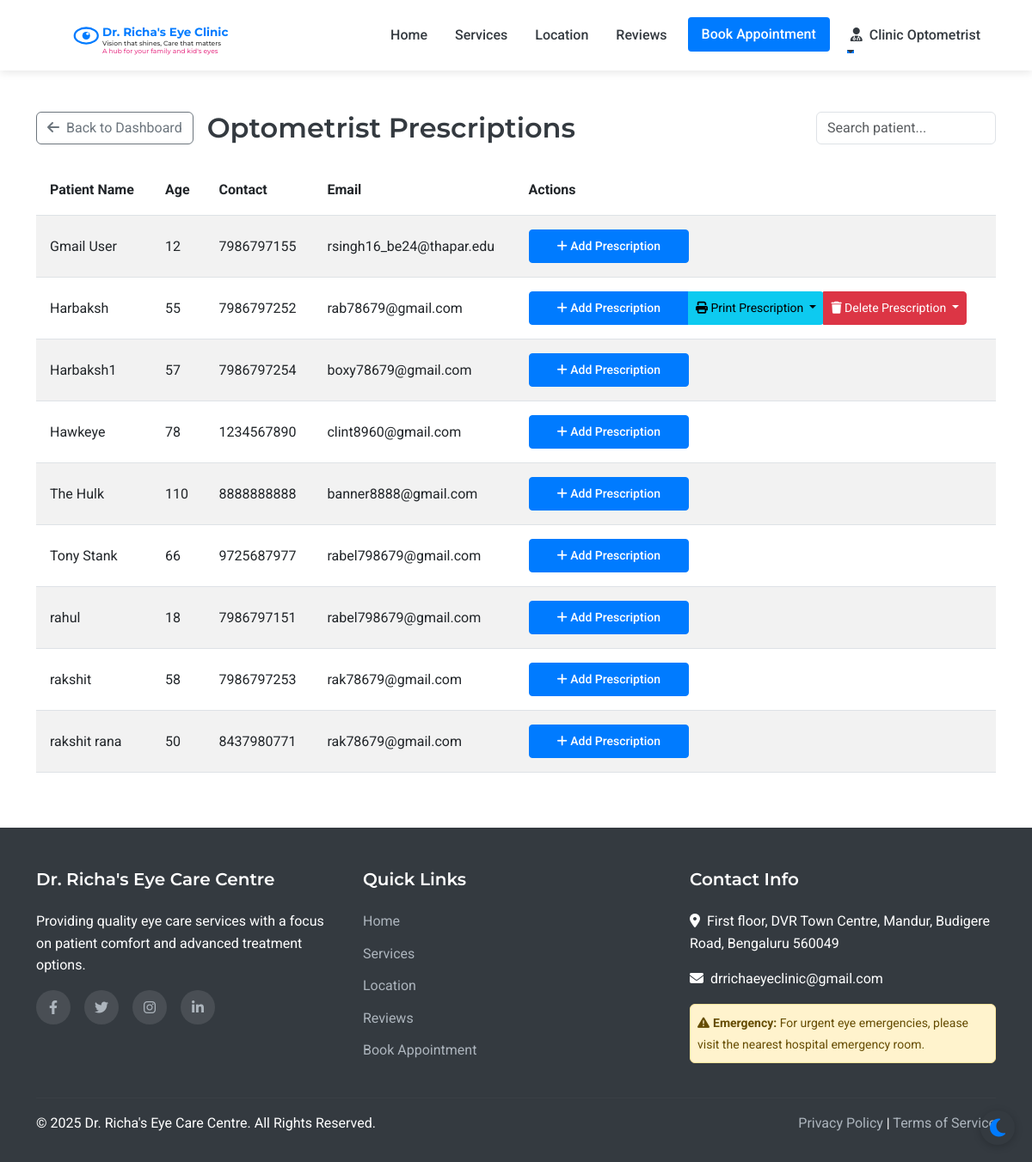
The app's page /assistant/prescriptions (signed in), older data.
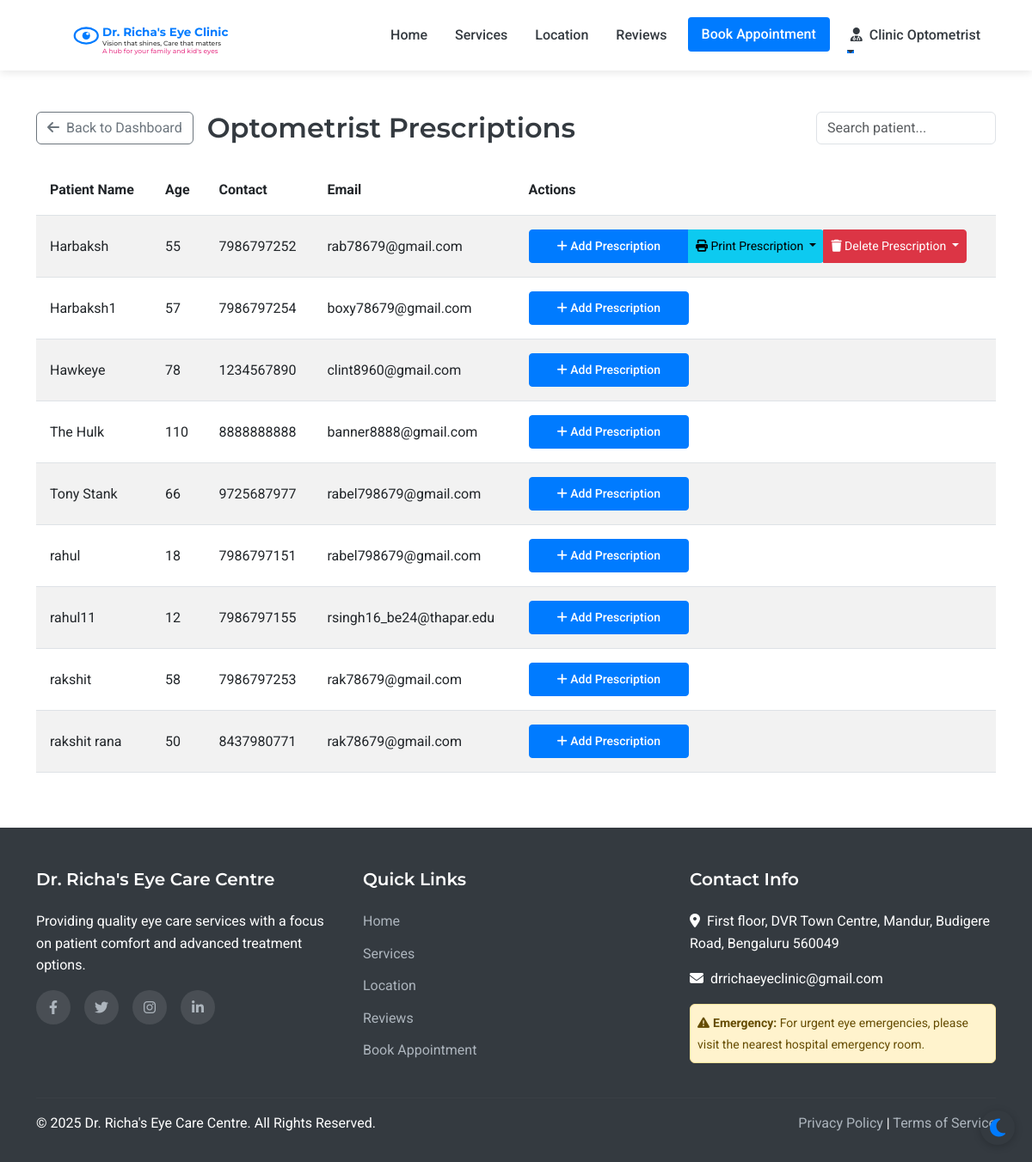
The same page, newer data.
### models.py (models this page shows, shortened)
class Patient(UserMixin, db.Model):
    id = db.Column(db.Integer, primary_key=True)
    full_name = db.Column(db.String(100), nullable=False)
    mobile_number = db.Column(db.String(15), nullable=False)
    email = db.Column(db.String(100), nullable=True)
    age = db.Column(db.Integer, nullable=False)
    sex = db.Column(db.String(10), nullable=True)
    password_hash = db.Column(db.String(256), nullable=True)
    is_registered = db.Column(db.Boolean, default=False)
    created_at = db.Column(db.DateTime, nullable=False, default=datetime.utcnow)
    appointments = db.relationship('Appointment', backref='patient', lazy=True)
    doctor_prescriptions = db.relationship('DoctorPrescription', backref='patient', lazy=True)
    optometrist_prescriptions = db.relationship('OptometristPrescription', backref='patient', lazy=True)

### routes.py (the view)
@app.route('/assistant/prescriptions')
@login_required
def assistant_prescriptions():
    if not isinstance(current_user, Assistant):
        flash('Access denied', 'danger')
        return redirect(url_for('index'))
    all_patients = Patient.query.order_by(Patient.full_name).all()
    return render_template('assistant/prescriptions.html', all_patients=all_patients)

### app.py (called while the page is built)
@login_manager.user_loader
def load_user(user_id):
    from models import Doctor, Assistant, Admin, Patient
    try:
        if user_id.startswith('doctor_'):
            return Doctor.query.get(int(user_id.split('_')[1]))
        elif user_id.startswith('assistant_'):
            return Assistant.query.get(int(user_id.split('_')[1]))
        elif user_id.startswith('admin_'):
            return Admin.query.get(int(user_id.split('_')[1]))
        else:
            return Patient.query.get(int(user_id))
    except (ValueError, AttributeError):
        return None

### routes.py (called while the page is built)
@app.context_processor
def inject_now():
    return {'now': datetime.now()}

### templates/assistant/prescriptions.html (shortened to what this page needs)
{% extends 'layout.html' %}
{% block content %}
<div class="container py-5">
    <div class="d-flex justify-content-between align-items-center mb-4">
        <div class="d-flex align-items-center">
            <a href="{{ url_for('assistant_dashboard') }}" class="btn btn-outline-secondary me-3">
                <i class="fas fa-arrow-left me-1"></i> Back to Dashboard
            </a>
            <h2 class="mb-0">Optometrist Prescriptions</h2>
        </div>
        <input type="text" id="searchInput" class="form-control w-auto" placeholder="Search patient..." onkeyup="searchTable()">
    </div>
    <div class="table-responsive">
        <table class="table table-striped" id="prescriptionTable">
            <thead>
                <tr>
                    <th>Patient Name</th>
                    <th>Age</th>
                    <th>Contact</th>
                    <th>Email</th>
                    <th>Actions</th>
                </tr>
            </thead>
            <tbody>
                {% for patient in all_patients %}
                <tr>
                    <td>{{ patient.full_name }}</td>
                    <td>{{ patient.age }}</td>
                    <td>{{ patient.mobile_number }}</td>
                    <td>{{ patient.email }}</td>
                    <td>
                        <div class="btn-group">
                            <a href="{{ url_for('assistant_add_prescription', patient_id=patient.id) }}"
                               class="btn btn-primary btn-sm">
                                <i class="fas fa-plus"></i> Add Prescription
                            </a>
                            {% if patient.optometrist_prescriptions %}
                            <button type="button" class="btn btn-info btn-sm dropdown-toggle" data-bs-toggle="dropdown">
                                <i class="fas fa-print"></i> Print Prescription
                            </button>
                            <button type="button" class="btn btn-danger btn-sm dropdown-toggle" data-bs-toggle="dropdown">
                                <i class="fas fa-trash"></i> Delete Prescription
                            </button>
                            {% endif %}
                        </div>
                    </td>
                </tr>
                {% endfor %}
            </tbody>
        </table>
    </div>
</div>
{% endblock %}

Row changes from the older to the newer data that the page shows:
changed Patient "rsingh16_be24@thapar.edu": full_name "Gmail User" → "rahul11"; moves down the list
